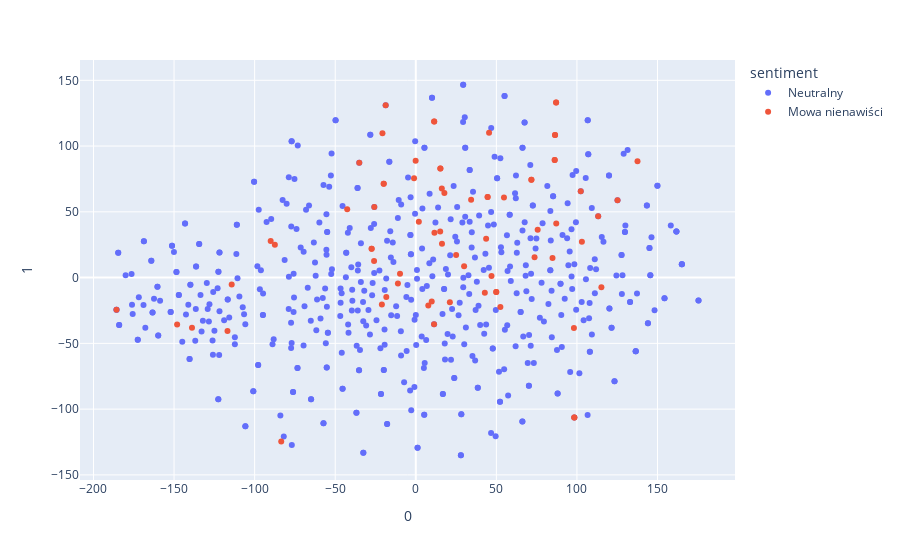

Notebook cell for this chart:
### Code cell
fig = px.scatter(df, x=0, y=1, hover_data=df.columns, color="sentiment")
fig.show()

### Figure 1 — Plotly figure (JSON) as saved in the notebook; plotly's stock layout.template omitted (floating-point values rounded to 4 significant figures; data arrays with more than 128 entries replaced by an {"elided": "..."} marker saying what was removed)
{"data": [{"customdata": {"elided": "527x2 str values"}, "hovertemplate": "sentiment=%{customdata[1]}<br>0=%{x}<br>1=%{y}<br>label=%{customdata[0]}<extra></extra>", "legendgroup": "Neutralny", "marker": {"color": "#636efa", "symbol": "circle"}, "mode": "markers", "name": "Neutralny", "orientation": "v", "showlegend": true, "type": "scatter", "x": {"elided": "527 float values"}, "xaxis": "x", "y": {"elided": "527 float values"}, "yaxis": "y"}, {"customdata": {"elided": "72x2 str values"}, "hovertemplate": "sentiment=%{customdata[1]}<br>0=%{x}<br>1=%{y}<br>label=%{customdata[0]}<extra></extra>", "legendgroup": "Mowa nienawiści", "marker": {"color": "#EF553B", "symbol": "circle"}, "mode": "markers", "name": "Mowa nienawiści", "orientation": "v", "showlegend": true, "type": "scatter", "x": [-9.783, -18.3, 42.84, 29.99, 34.33, 87.16, -148.1, 21.14, -185.7, -0.09179, 73.7, -83.5, 98.36, -25.88, -11.1, 103.1, 98.12, 75.63, -114.2, -20.69, 1.893, -116.9, 84.85, 44.57, 16.14, 86.41, 11.42, 15.24, 7.755, 49.94, -27.4, 86.2, 71.74, 87.06, -19.91, 11.57, -21.04, -87.46, -90.05, 115.2, 43.64, 125.2, 102.4, -25.75, 45.47, 98.36, -35.07, -1.077, 25.02, 52.49, -18.7, 113.2, 11.33, -138.9, 54.72, 46.97, 137.6, 16.25, 44.57, 17.74, 86.41, -42.56, 11.42, 15.24, 9.885, 49.94, -27.4, 86.2, 71.74, 87.06, -19.91, 15.14], "xaxis": "x", "y": [2.883, -14.67, -11.55, 8.562, 59.21, 41.23, -35.64, -18.71, -24.42, 88.8, 15.38, -124.6, -106.3, 12.68, -4.476, 27.35, -38.41, 36.33, -5.32, 109.7, 42.55, -40.58, 14.84, 61.29, 67.81, 108.5, 118.6, 82.86, -21.2, -10.97, 21.88, 89.34, 74.38, 133.1, 71.39, 34.01, -20.37, 24.94, 27.77, -7.36, 29.57, 58.73, 65.72, 53.65, 110.1, -106.3, 87.33, 75.55, 17.23, -22.27, 131.1, 46.63, -35.43, -38.1, 60.91, 1.17, 88.48, 25.65, 61.29, 64.41, 108.5, 51.95, 118.6, 82.86, -18.15, -10.97, 21.88, 89.34, 74.38, 133.1, 71.39, 35.1], "yaxis": "y"}], "layout": {"legend": {"title": {"text": "sentiment"}, "tracegroupgap": 0}, "margin": {"t": 60}, "xaxis": {"anchor": "y", "domain": [0, 1], "title": {"text": "0"}}, "yaxis": {"anchor": "x", "domain": [0, 1], "title": {"text": "1"}}}}
